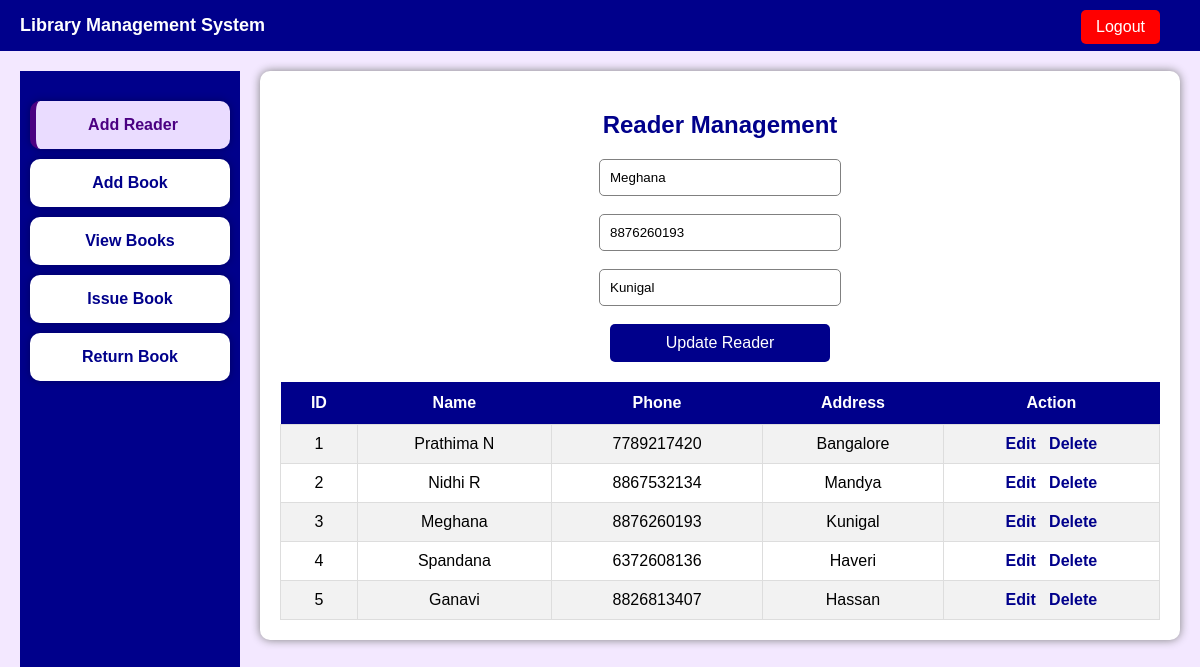
/home.php?page=reader&edit=3, run on the app's committed database.
### tables this page shows
CREATE TABLE `readers` (
  `reader_id` int(11) NOT NULL,
  `name` varchar(100) DEFAULT NULL,
  `address` varchar(255) DEFAULT NULL,
  `phone` varchar(15) DEFAULT NULL
);

### addreader.php (the view, shortened to what this page needs)
<?php
$conn = mysqli_connect("localhost","root","","library_db");
$editData = null;
if(isset($_GET['edit']))
{
    $id = $_GET['edit'];
    $res = mysqli_query($conn,"SELECT * FROM readers WHERE reader_id=$id");
    $editData = mysqli_fetch_assoc($res);
}
$result = mysqli_query($conn,"SELECT * FROM readers");
?>
<div class="main-box">
<h2>Reader Management</h2>
<form method="POST">
<input type="text" name="name"
placeholder="Name"
value="<?php echo $editData['name'] ?? ''; ?>" required>
<br><br>
<input type="text" name="phone"
placeholder="Phone"
value="<?php echo $editData['phone'] ?? ''; ?>" required>
<br><br>
<input type="text" name="address"
placeholder="Address"
value="<?php echo $editData['address'] ?? ''; ?>" required>
<br><br>
<?php if(isset($editData)) { ?>
    <input type="submit" name="update" value="Update Reader">
<?php } else { ?>
    <input type="submit" name="submit" value="Add Reader">
<?php } ?>
</form>
</div>
<table>
<tr>
    <th>ID</th>
    <th>Name</th>
    <th>Phone</th>
    <th>Address</th>
    <th>Action</th>
</tr>
<?php while($row = mysqli_fetch_assoc($result)) { ?>
<tr>
    <td><?php echo $row['reader_id']; ?></td>
    <td><?php echo $row['name']; ?></td>
    <td><?php echo $row['phone']; ?></td>
    <td><?php echo $row['address']; ?></td>
    <td>
        <a href="home.php?page=reader&edit=<?php echo $row['reader_id']; ?>">
        Edit
        </a>
        <a href="home.php?page=reader&delete=<?php echo $row['reader_id']; ?>"
        onclick="return confirm('Delete this reader?')">
        Delete
        </a>
    </td>
</tr>
<?php } ?>
</table>

### style.css (style rules this page uses)
body { font-family: Arial, sans-serif; background-color: #f3e8ff; margin: 0; padding: 0; }
h1,h2 { color: darkblue; text-align: center; }
form { text-align: center; margin-top: 10px; }
input { width: 220px; padding: 10px; border-radius: 5px; border: 1px solid gray; }
input[type="submit"] { background-color: darkblue; color: white; border: none; cursor: pointer; font-size: 16px; }
table { width: 100%; border-collapse: collapse; background-color: white; margin-top: 20px; }
th { background-color: darkblue; color: white; padding: 12px; }
td { padding: 10px; border: 1px solid #ddd; text-align: center; }
tr:nth-child(even) { background-color: #f2f2f2; }
td a { text-decoration: none; color: darkblue; font-weight: bold; }

### data on the page
readers: name "Meghana", phone "8876260193", address "Kunigal", reader_id "3"
readers: reader_id "1", name "Prathima N", phone "7789217420", address "Bangalore"
readers: reader_id "2", name "Nidhi R", phone "8867532134", address "Mandya"
readers: reader_id "4", name "Spandana", phone "6372608136", address "Haveri"
readers: reader_id "5", name "Ganavi", phone "8826813407", address "Hassan"
